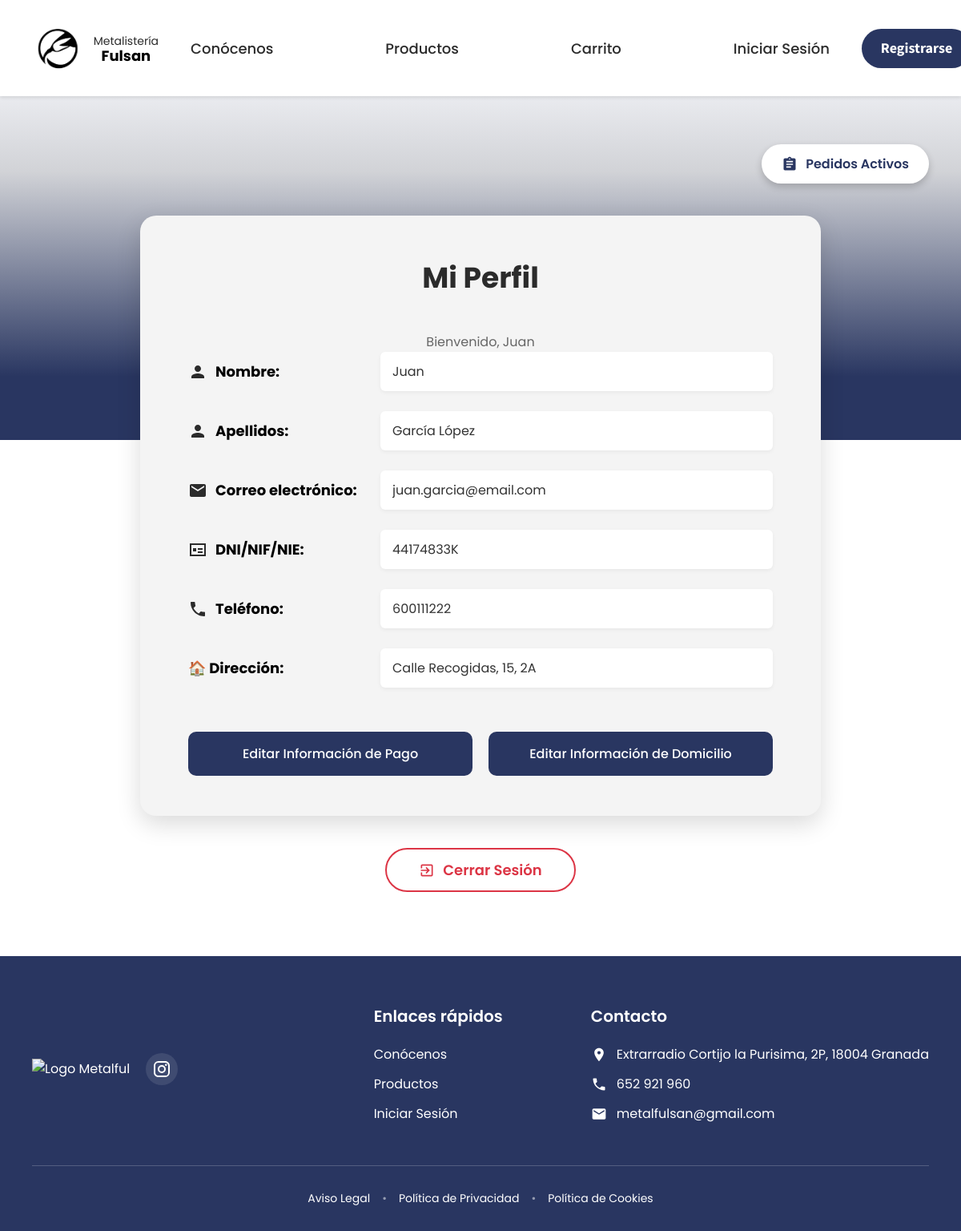
The app's page /Cliente/perfil.php (signed in) with its own data.
### tables this page shows
CREATE TABLE clientes (
    id INT AUTO_INCREMENT PRIMARY KEY,
    nombre VARCHAR(100) NOT NULL,
    apellidos VARCHAR(100) NOT NULL,
    email VARCHAR(100) NOT NULL UNIQUE,
    password VARCHAR(255) NOT NULL,
    dni VARCHAR(20) UNIQUE,
    telefono VARCHAR(20),
    rol ENUM('admin', 'cliente') DEFAULT 'cliente',
    
     
    direccion VARCHAR(255),  
    numero VARCHAR(20),      
    piso VARCHAR(20),        
    
    ciudad VARCHAR(100),
    codigo_postal VARCHAR(10),
    fecha_registro DATETIME DEFAULT CURRENT_TIMESTAMP
);

### Cliente/perfil.php (the view, shortened to what this page needs)
<?php
include '../conexion.php';
$id_usuario = $_SESSION['usuario_id'];
$sql = "SELECT * FROM clientes WHERE id = :id";
$stmt = $conn->prepare($sql);
$stmt->execute([':id' => $id_usuario]);
$usuario = $stmt->fetch(PDO::FETCH_ASSOC);
?>
<!DOCTYPE html>
<html lang="es">
<head>
    <link rel="stylesheet" href="../css/perfil.css">
</head>
<body>
    <div class="visitante-perfil">
        <header class="cabecera">
            <div class="container">
                <div class="logo-main">
                    <a href="index.php" class="logo-link">
                        <img src="../imagenes/logo.png" alt="Logo Metalful">
                        <div class="logo-text">
                            <span>Metalistería</span>
                            <strong>Fulsan</strong>
                        </div>
                    </a>
                </div>
                <nav class="nav-bar">
                    <a href="conocenos.php">Conócenos</a>
                    <a href="productos.php">Productos</a>
                    <a href="carrito.php">Carrito</a>
                    <a href="IniciarSesion.php" id="link-login">Iniciar Sesión</a>
                </nav>
                <div class="sign-in" id="box-registro">
                    <a href="registro.php" id="link-registro">Registrarse</a>
                </div>
            </div>
        </header>
        <section class="profile-hero">
            <div class="container hero-content">
                <a href="#" class="btn-pedidos">
                    <svg xmlns="http://www.w3.org/2000/svg" viewBox="0 0 24 24" fill="currentColor">
                        <path d="M19 3h-4.18C14.4 1.84 13.3 1 12 1c-1.3 0-2.4.84-2.82 2H5c-1.1 0-2 .9-2 2v14c0 1.1.9 2 2 2h14c1.1 0 2-.9 2-2V5c0-1.1-.9-2-2-2zm-7 0c.55 0 1 .45 1 1s-.45 1-1 1-1-.45-1-1 .45-1 1-1zm2 14H7v-2h7v2zm3-4H7v-2h10v2zm0-4H7V7h10v2z"/>
                    </svg>
                    Pedidos Activos
                </a>
            </div>
        </section>
        <main class="profile-main container">
            <div class="profile-card">
                <h1 class="profile-title">Mi Perfil</h1>
                <p style="text-align:center; color:#666;">Bienvenido, <?php echo htmlspecialchars($usuario['nombre']); ?></p>
                <form class="profile-form">
                    <div class="form-row">
                        <label class="label-icon">
                            <svg viewBox="0 0 24 24"><path d="M12 12c2.21 0 4-1.79 4-4s-1.79-4-4-4-4 1.79-4 4 1.79 4 4 4zm0 2c-2.67 0-8 1.34-8 4v2h16v-2c0-2.66-5.33-4-8-4z"/></svg>
                            Nombre:
                        </label>
                        <input type="text" value="<?php echo htmlspecialchars($usuario['nombre']); ?>" class="form-input" readonly>
                    </div>
                    <div class="form-row">
                        <label class="label-icon">
                            <svg viewBox="0 0 24 24"><path d="M12 12c2.21 0 4-1.79 4-4s-1.79-4-4-4-4 1.79-4 4 1.79 4 4 4zm0 2c-2.67 0-8 1.34-8 4v2h16v-2c0-2.66-5.33-4-8-4z"/></svg>
                            Apellidos:
                        </label>
                        <input type="text" value="<?php echo htmlspecialchars($usuario['apellidos']); ?>" class="form-input" readonly>
                    </div>
                    <div class="form-row">
                        <label class="label-icon">
                            <svg viewBox="0 0 24 24"><path d="M20 4H4c-1.1 0-1.99.9-1.99 2L2 18c0 1.1.9 2 2 2h16c1.1 0 2-.9 2-2V6c0-1.1-.9-2-2-2zm0 4l-8 5-8-5V6l8 5 8-5v2z"/></svg>
                            Correo electrónico:
                        </label>
                        <input type="email" value="<?php echo htmlspecialchars($usuario['email']); ?>" class="form-input" readonly>
                    </div>
                    <div class="form-row">
                        <label class="label-icon">
                            <svg viewBox="0 0 24 24"><path d="M2 4v16h20V4H2zm18 14H4V6h16v12zM6 10h4v4H6v-4zm6 0h6v2h-6v-2zm0 4h6v2h-6v-2z"/></svg>
                            DNI/NIF/NIE:
                        </label>
                        <input type="text" value="<?php echo htmlspecialchars($usuario['dni']); ?>" class="form-input" readonly>
                    </div>
                    <div class="form-row">
                        <label class="label-icon">
                            <svg viewBox="0 0 24 24"><path d="M6.62 10.79c1.44 2.83 3.76 5.14 6.59 6.59l2.2-2.2c.27-.27.67-.36 1.02-.24 1.12.37 2.33.57 3.57.57.55 0 1 .45 1 1V20c0 .55-.45 1-1 1-9.39 0-17-7.61-17-17 0-.55.45-1 1-1h3.5c.55 0 1 .45 1 1 0 1.25.2 2.45.57 3.57.11.35.03.74-.25 1.02l-2.2 2.2z"/></svg>
                            Teléfono:
                        </label>
                        <input type="tel" value="<?php echo htmlspecialchars($usuario['telefono']); ?>" class="form-input" readonly>
                    </div>
                    <div class="form-row">
                         <label class="label-icon">🏠 Dirección:</label>
                         <input type="text" value="<?php echo htmlspecialchars($usuario['direccion'] . ', ' . $usuario['numero'] . ', ' . $usuario['piso']); ?>" class="form-input" readonly>
                    </div>
                    <div class="edit-buttons-container">
                        <a href="editarPago.php" class="btn-edit" style="text-decoration: none; text-align: center; display: block;">
                            Editar Información de Pago
                        </a>
                        <a href="editarDomicilio.php" class="btn-edit" style="text-decoration: none; text-align: center; display: block;">
                            Editar Información de Domicilio
                        </a>
                    </div>
                </form>
            </div>
            <div class="logout-container">
                <button id="btn-logout-page" class="btn-logout">
                    <svg viewBox="0 0 24 24" fill="currentColor"><path d="M10.09 15.59L11.5 17l5-5-5-5-1.41 1.41L12.67 11H3v2h9.67l-2.58 2.59zM19 3H5c-1.11 0-2 .9-2 2v4h2V5h14v14H5v-4H3v4c0 1.1.89 2 2 2h14c1.1 0 2-.9 2-2V5c0-1.1-.9-2-2-2z"/></svg>
                    Cerrar Sesión
                </button>
            </div>
        </main>
        <footer class="footer">
            <div class="container">
                <div class="footer-content">
                    <div class="footer-logo-section">
                        <div class="logo-footer">
                            <img src="../imagenes/footer.png" alt="Logo Metalful">
                        </div>
                        <div class="redes">
                            <a href="https://www.instagram.com/metalfulsansl/" target="_blank" class="instagram-link">
                            </a>
                        </div>
                    </div>
                    <div class="footer-links">
                        <div class="enlaces-rapidos">
                            <h3>Enlaces rápidos</h3>
                            <ul>
                                <li><a href="conocenos.php">Conócenos</a></li>
                                <li><a href="productos.php">Productos</a></li>
                                <li><a href="IniciarSesion.php">Iniciar Sesión</a></li>
                            </ul>
                        </div>
                        <div class="contacto-footer">
                            <h3>Contacto</h3>
                            <ul>
                                <li>
                                    <svg viewBox="0 0 24 24"><path d="M12 2C8.13 2 5 5.13 5 9c0 5.25 7 13 7 13s7-7.75 7-13c0-3.87-3.13-7-7-7zm0 9.5c-1.38 0-2.5-1.12-2.5-2.5s1.12-2.5 2.5-2.5 2.5 1.12 2.5 2.5-1.12 2.5-2.5 2.5z" /></svg>
                                    <a href="https://www.google.com/maps/place//data=!4m2!3m1!1s0xd71fd00684554b1:0xef4e70ab821a7762?sa=X&ved=1t:8290&ictx=111" target="_blank">Extrarradio Cortijo la Purisima, 2P, 18004 Granada</a>
                                </li>
                                <li>
                                    <svg viewBox="0 0 24 24"><path d="M6.62 10.79c1.44 2.83 3.76 5.14 6.59 6.59l2.2-2.2c.27-.27.67-.36 1.02-.24 1.12.37 2.33.57 3.57.57.55 0 1 .45 1 1V20c0 .55-.45 1-1 1-9.39 0-17-7.61-17-17 0-.55.45-1 1-1h3.5c.55 0 1 .45 1 1 0 1.25.2 2.45.57 3.57.11.35.03.74-.25 1.02l-2.2 2.2z" /></svg>
                                    <a href="tel:652921960">652 921 960</a>
                                </li>
                                <li>
                                    <svg viewBox="0 0 24 24"><path d="M20 4H4c-1.1 0-1.99.9-1.99 2L2 18c0 1.1.9 2 2 2h16c1.1 0 2-.9 2-2V6c0-1.1-.9-2-2-2zm0 4l-8 5-8-5V6l8 5 8-5v2z" /></svg>
                                    <a href="mailto:metalfulsan@gmail.com">metalfulsan@gmail.com</a>
                                </li>
                            </ul>
                        </div>
                    </div>
                </div>
                <div class="footer-bottom">
                    <div class="politica-legal">
                        <a href="aviso-legal.php">Aviso Legal</a>
                        <span>•</span>
                        <a href="privacidad.php">Política de Privacidad</a>
                        <span>•</span>
                        <a href="cookies.php">Política de Cookies</a>
                    </div>
                </div>
            </div>
        </footer>
    </div>
</body>
</html>

### records on screen
clientes: nombre "Juan", apellidos "García López", email "juan.garcia@email.com", dni "44174833K", telefono "600111222", direccion+numero+piso "Calle Recogidas, 15, 2A"
